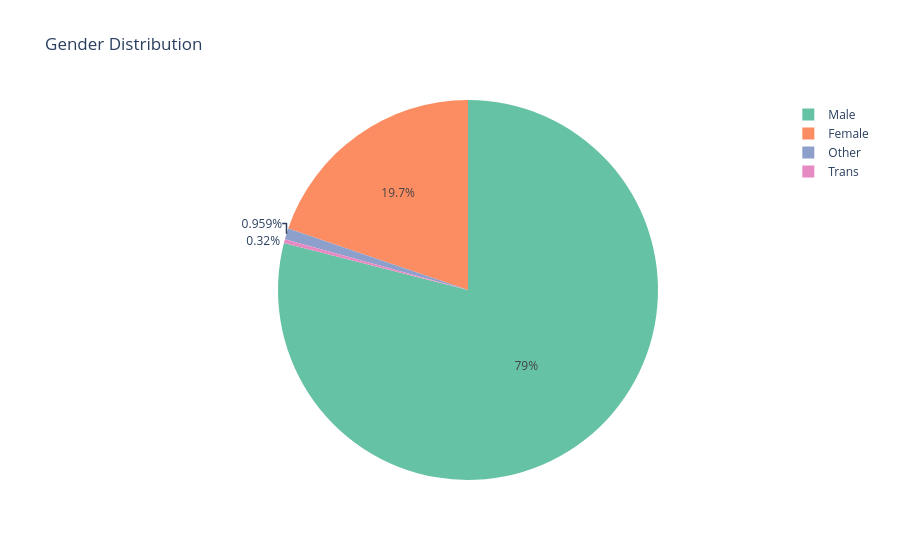

This figure's notebook cell:
### Code cell
# Chart 2: Gender Distribution
gender_counts = df_clean['Gender'].value_counts()
fig = px.pie(values=gender_counts.values, names=gender_counts.index,
             title='Gender Distribution',
             color_discrete_sequence=px.colors.qualitative.Set2)
fig.show()

### Figure 1 — Plotly figure (JSON) as saved in the notebook; plotly's stock layout.template omitted (floating-point values rounded to 4 significant figures)
{"data": [{"domain": {"x": [0, 1], "y": [0, 1]}, "hovertemplate": "label=%{label}<br>value=%{value}<extra></extra>", "labels": ["Male", "Female", "Other", "Trans"], "legendgroup": "", "name": "", "showlegend": true, "type": "pie", "values": [988, 247, 12, 4]}], "layout": {"legend": {"tracegroupgap": 0}, "piecolorway": ["rgb(102,194,165)", "rgb(252,141,98)", "rgb(141,160,203)", "rgb(231,138,195)", "rgb(166,216,84)", "rgb(255,217,47)", "rgb(229,196,148)", "rgb(179,179,179)"], "title": {"text": "Gender Distribution"}}}
